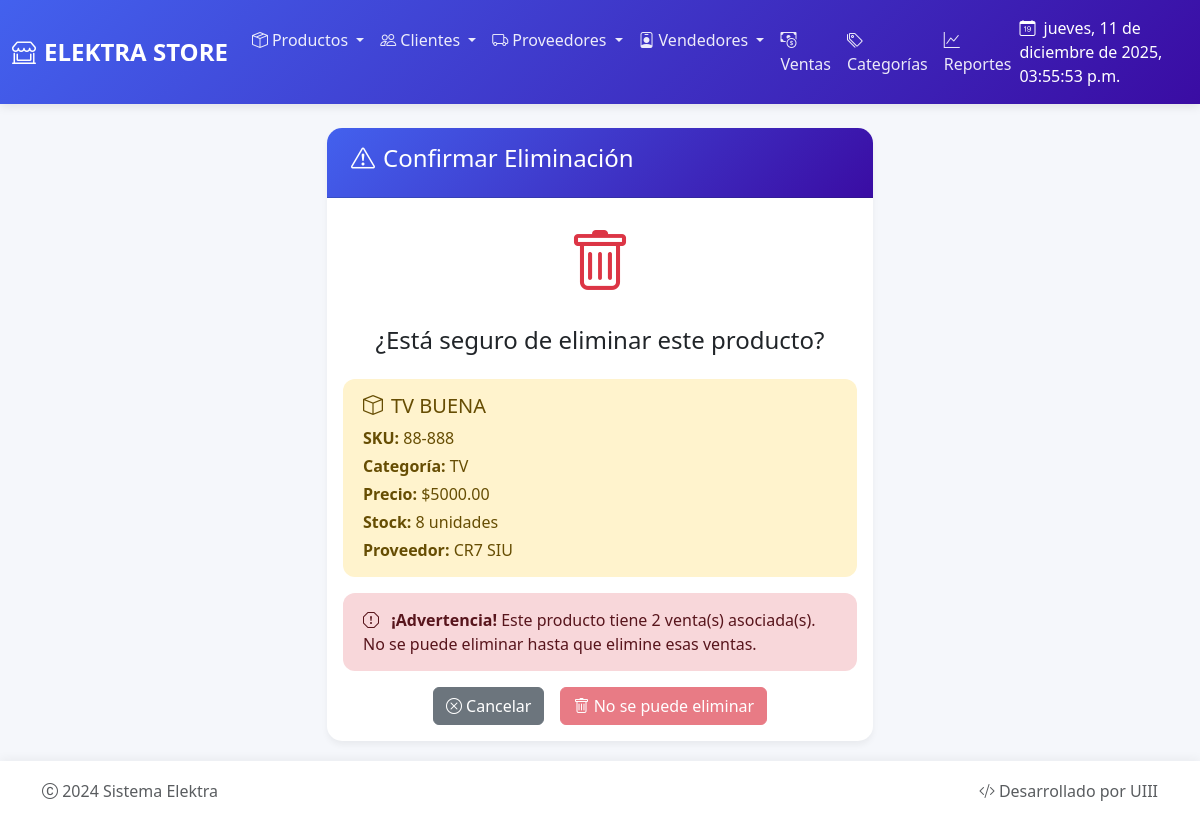
The page /productos/borrar/2/ on the database its author committed.
### app_Elektra/models.py (models this page shows, shortened)
class Producto(models.Model):
    nombre_producto = models.CharField(max_length=120)
    categoria = models.ForeignKey(Categoria, on_delete=models.CASCADE, related_name="productos")
    precio = models.DecimalField(max_digits=10, decimal_places=2)
    stock = models.IntegerField()
    descripcion = models.TextField()
    proveedor = models.ForeignKey(Proveedor, on_delete=models.CASCADE, related_name="productos")
    sku = models.CharField(max_length=50, unique=True)
    imagen = models.ImageField(
        upload_to='productos/',
        null=True,
        blank=True,
        default='productos/default_producto.png',
        verbose_name='Imagen del producto'
    )
    fecha_creacion = models.DateTimeField(auto_now_add=True)
    fecha_actualizacion = models.DateTimeField(auto_now=True)
    class Meta:
        ordering = ['-fecha_creacion']
        verbose_name = 'Producto'
        verbose_name_plural = 'Productos'

class Categoria(models.Model):
    nombre = models.CharField(max_length=100)
    icono = models.ImageField(
        upload_to='categorias/',
        null=True,
        blank=True,
        default='categorias/default_categoria.png',
        verbose_name='Icono de la categoría'
    )
    color = models.CharField(
        max_length=7,
        default='#6c757d',
        help_text='Color en formato HEX (#RRGGBB)'
    )
    fecha_creacion = models.DateTimeField(auto_now_add=True)
    class Meta:
        ordering = ['nombre']
        verbose_name = 'Categoría'
        verbose_name_plural = 'Categorías'

class Proveedor(models.Model):
    nombre = models.CharField(max_length=100)
    pais = models.CharField(max_length=50)
    direccion = models.TextField()
    telefono = models.CharField(max_length=20)
    email = models.EmailField(max_length=100)
    fecha_registro = models.DateField(default=timezone.now)
    activo = models.BooleanField(default=True)
    logo = models.ImageField(
        upload_to='proveedores/',
        null=True,
        blank=True,
        default='proveedores/default_proveedor.png',
        verbose_name='Logo del proveedor'
    )
    fecha_creacion = models.DateTimeField(auto_now_add=True)
    fecha_actualizacion = models.DateTimeField(auto_now=True)
    class Meta:
        ordering = ['nombre']
        verbose_name = 'Proveedor'
        verbose_name_plural = 'Proveedores'

### app_Elektra/views.py (the view, shortened to what this page needs)
# urls.py: path('productos/borrar/<int:pk>/', views.productos_borrar, name='productos_borrar'),
def productos_borrar(request, pk):
    producto = get_object_or_404(Producto, id=pk)
    return render(request, 'productos/borrar.html', {'producto': producto})

### app_Elektra/templates/productos/borrar.html (shortened to what this page needs)
{% extends 'base.html' %}
{% block content %}
<div class="row">
    <div class="col-md-6 mx-auto">
        <div class="card border-danger">
            <div class="card-header bg-danger text-white">
                <h4><i class="bi bi-exclamation-triangle me-2"></i>Confirmar Eliminación</h4>
            </div>
            <div class="card-body">
                <div class="text-center mb-4">
                    <i class="bi bi-trash text-danger" style="font-size: 4rem;"></i>
                    <h4 class="mt-3">¿Está seguro de eliminar este producto?</h4>
                </div>
                <div class="alert alert-warning">
                    <h5><i class="bi bi-box me-2"></i>{{ producto.nombre_producto }}</h5>
                    <p class="mb-1"><strong>SKU:</strong> {{ producto.sku }}</p>
                    <p class="mb-1"><strong>Categoría:</strong> {{ producto.categoria.nombre }}</p>
                    <p class="mb-1"><strong>Precio:</strong> ${{ producto.precio }}</p>
                    <p class="mb-1"><strong>Stock:</strong> {{ producto.stock }} unidades</p>
                    <p class="mb-0"><strong>Proveedor:</strong> {{ producto.proveedor.nombre }}</p>
                </div>
                {% if producto.venta_set.count > 0 %}
                <div class="alert alert-danger">
                    <i class="bi bi-exclamation-octagon me-2"></i>
                    <strong>¡Advertencia!</strong> Este producto tiene {{ producto.venta_set.count }} venta(s) asociada(s).
                    No se puede eliminar hasta que elimine esas ventas.
                </div>
                {% endif %}
                <form method="POST">
                    <div class="d-grid gap-2 d-md-flex justify-content-md-center">
                        <a href="{% url 'productos_ver' %}" class="btn btn-secondary me-md-2">
                            <i class="bi bi-x-circle"></i> Cancelar
                        </a>
                        {% if producto.venta_set.count == 0 %}
                        <button type="submit" class="btn btn-danger">
                            <i class="bi bi-trash"></i> Sí, eliminar producto
                        </button>
                        {% else %}
                        <button type="button" class="btn btn-danger" disabled>
                            <i class="bi bi-trash"></i> No se puede eliminar
                        </button>
                        {% endif %}
                    </div>
                </form>
            </div>
        </div>
    </div>
</div>
{% endblock %}

### app_Elektra/templates/base.html (style rules this page uses)
:root { --primary-color: #4361ee; --secondary-color: #3a0ca3; --success-color: #4cc9f0; --danger-color: #f72585; --warning-color: #f8961e; --info-color: #7209b7; --light-color: #f8f9fa; --dark-color: #212529; }
body { background-color: #f5f7fb; font-family: 'Segoe UI', Tahoma, Geneva, Verdana, sans-serif; padding-bottom: 60px; }
.card { border: none; border-radius: 15px; box-shadow: 0 4px 6px rgba(0,0,0,0.05); margin-bottom: 20px; transition: transform 0.3s; }
.card-header { background: linear-gradient(135deg, var(--primary-color), var(--secondary-color)); color: white; border-radius: 15px 15px 0 0 !important; font-weight: 600; padding: 1rem 1.5rem; }
.alert { border: none; border-radius: 12px; padding: 15px 20px; }
html { scroll-behavior: smooth; }

### rows shown on the page
Producto: nombre_producto "TV BUENA", sku "88-888", categoria.nombre "TV", precio "5000.00", stock "8", proveedor.nombre "CR7 SIU", venta_set.count "2"
